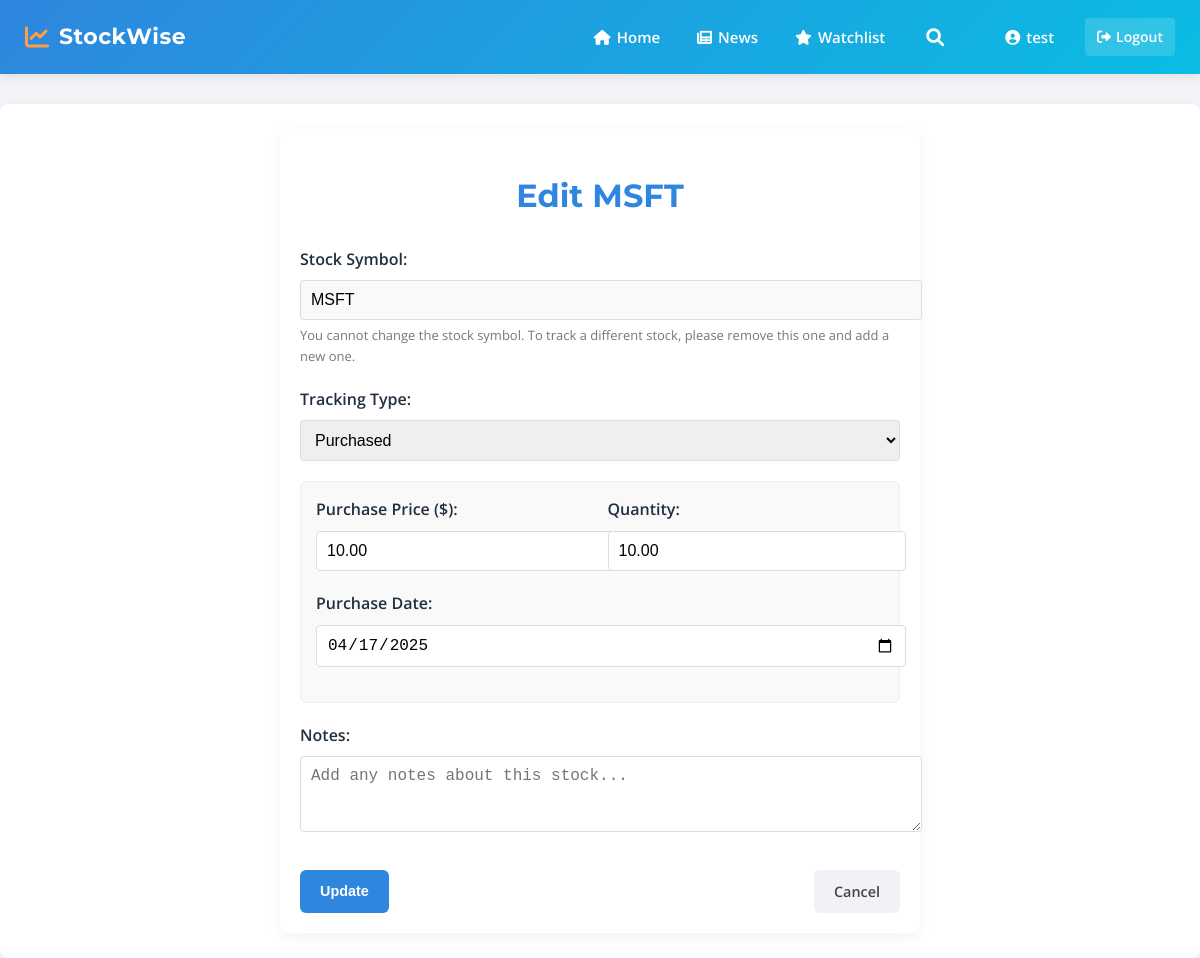
/watchlist/edit/5/ (signed in), run on the app's committed database.
### stocks/models.py (models this page shows, shortened)
class WatchlistItem(models.Model):
    TRACKING_TYPES = (
        ('TRACKING', 'Just Tracking'),
        ('PURCHASED', 'Purchased'),
    )
    watchlist = models.ForeignKey(Watchlist, on_delete=models.CASCADE, related_name='items')
    symbol = models.CharField(max_length=10)
    tracking_type = models.CharField(max_length=10, choices=TRACKING_TYPES, default='TRACKING')
    purchase_price = models.DecimalField(max_digits=10, decimal_places=2, null=True, blank=True)
    purchase_quantity = models.DecimalField(max_digits=10, decimal_places=2, null=True, blank=True)
    purchase_date = models.DateField(null=True, blank=True)
    last_price = models.DecimalField(max_digits=10, decimal_places=2, null=True, blank=True)
    last_price_check = models.DateTimeField(null=True, blank=True)
    notes = models.TextField(blank=True, null=True)
    created_at = models.DateTimeField(auto_now_add=True)
    updated_at = models.DateTimeField(auto_now=True)
    class Meta:
        unique_together = ('watchlist', 'symbol')
        ordering = ['-created_at']

### stocks/views.py (the view)
# urls.py: path('watchlist/edit/<int:item_id>/', views.edit_watchlist_item, name='edit_watchlist_item'),
@login_required
def edit_watchlist_item(request: HttpRequest, item_id: int):
    watchlist_item = get_object_or_404(WatchlistItem, id=item_id, watchlist__user=request.user)
    if request.method == 'POST':
        form = WatchlistItemForm(request.POST, instance=watchlist_item)
        if form.is_valid():
            form.save()
            messages.success(request, f"{watchlist_item.symbol} has been updated.")
            return redirect('watchlist')
        else:
            messages.error(request, "Please correct the errors below.")
    else:
        form = WatchlistItemForm(instance=watchlist_item)
    context = {
        'form': form,
        'item': watchlist_item,
    }
    return render(request, 'stocks/edit_watchlist_item.html', context)

### stocks/forms.py (shortened to what this page needs)
class WatchlistItemForm(forms.ModelForm):
    class Meta:
        model = WatchlistItem
        fields = ['symbol', 'tracking_type', 'purchase_price', 'purchase_quantity', 'purchase_date', 'notes']
        widgets = {
            'symbol': forms.TextInput(attrs={'class': 'form-control', 'placeholder': 'e.g., AAPL'}),
            'tracking_type': forms.Select(attrs={'class': 'form-control'}),
            'purchase_price': forms.NumberInput(attrs={'class': 'form-control', 'placeholder': 'e.g., 150.25', 'step': '0.01'}),
            'purchase_quantity': forms.NumberInput(attrs={'class': 'form-control', 'placeholder': 'e.g., 10', 'step': '0.01'}),
            'purchase_date': forms.DateInput(attrs={'class': 'form-control', 'type': 'date'}),
            'notes': forms.Textarea(attrs={'class': 'form-control', 'rows': 3, 'placeholder': 'Add any notes about this stock...'}),
        }
    def __init__(self, *args, **kwargs):
        super().__init__(*args, **kwargs)
        if not self.instance.pk and not self.initial.get('purchase_date'):
            self.initial['purchase_date'] = timezone.now().date()

### stocks/templates/stocks/edit_watchlist_item.html (shortened to what this page needs)
{% extends 'stocks/base.html' %}
{% block content %}
<div class="form-container">
    <h1>Edit {{ item.symbol }}</h1>
    <form method="post">
        <div class="form-group">
            <label for="{{ form.symbol.id_for_label }}">Stock Symbol:</label>
            {{ form.symbol }}
            <small class="form-text">You cannot change the stock symbol. To track a different stock, please remove this one and add a new one.</small>
        </div>
        <div class="form-group">
            <label for="{{ form.tracking_type.id_for_label }}">Tracking Type:</label>
            {{ form.tracking_type }}
        </div>
        <div id="purchase-fields" class="hidden-fields">
            <div class="form-row">
                <div class="form-group half">
                    <label for="{{ form.purchase_price.id_for_label }}">Purchase Price ($):</label>
                    {{ form.purchase_price }}
                </div>
                <div class="form-group half">
                    <label for="{{ form.purchase_quantity.id_for_label }}">Quantity:</label>
                    {{ form.purchase_quantity }}
                </div>
            </div>
            <div class="form-group">
                <label for="{{ form.purchase_date.id_for_label }}">Purchase Date:</label>
                {{ form.purchase_date }}
            </div>
        </div>
        <div class="form-group">
            <label for="{{ form.notes.id_for_label }}">Notes:</label>
            {{ form.notes }}
        </div>
        <div class="form-actions">
            <button type="submit" class="btn btn-primary">Update</button>
            <a href="{% url 'watchlist' %}" class="btn btn-secondary">Cancel</a>
        </div>
    </form>
</div>
{% endblock %}

### stocks/templates/stocks/base.html (shortened to what this page needs)
<!DOCTYPE html>
<html lang="en">
<head>
    <link rel="stylesheet" href="https://cdnjs.cloudflare.com/ajax/libs/font-awesome/6.0.0/css/all.min.css">
</head>
<body>
    <header>
        <div class="header-container">
            <a href="{% url 'home' %}" class="logo">
                <i class="fas fa-chart-line logo-icon"></i>
                <span class="logo-text">StockWise</span>
            </a>
            <div style="display: flex; align-items: center;">
                <nav class="nav-menu">
                    <a href="{% url 'home' %}" {% if request.resolver_match.url_name == 'home' %}class="active"{% endif %}>
                        <i class="fas fa-home"></i> Home
                    </a>
                    <a href="{% url 'stock_news' %}" {% if 'stock_news' in request.resolver_match.url_name %}class="active"{% endif %}>
                        <i class="fas fa-newspaper"></i> News
                    </a>
                    {% if user.is_authenticated %}
                    <a href="{% url 'watchlist' %}" {% if request.resolver_match.url_name == 'watchlist' %}class="active"{% endif %}>
                        <i class="fas fa-star"></i> Watchlist
                    </a>
                    {% endif %}
                </nav>
                <div class="header-search-container">
                    <button type="button" id="header-search-toggle" title="Search Stocks">
                        <i class="fas fa-search"></i>
                    </button>
                </div>
                <div class="auth-menu">
                    {% if user.is_authenticated %}
                        <a href="{% url 'account' %}" class="nav-username-link" title="Manage Account">
                            <i class="fas fa-user-circle"></i>
                            {{ user.username }}
                        </a>
                        <a href="{% url 'logout' %}" class="btn btn-logout" style="margin-left: 10px;">
                            <i class="fas fa-sign-out-alt"></i> Logout
                        </a>
                    {% endif %}
                </div>
            </div>
        </div>
    </header>
    <div class="container">
            {% block content %}{% endblock %}
    </div>
</body>
</html>

### stocks/templates/stocks/base.html (style rules this page uses)
:root { --primary-color: #2e86de; --secondary-color: #0abde3; --accent-color: #ff9f43; --dark-color: #222f3e; --light-color: #f5f6fa; --text-color: #333; --heading-font: 'Montserrat', sans-serif; --body-font: 'Open Sans', sans-serif; }
body { font-family: var(--body-font); line-height: 1.6; margin: 0; padding: 0; background-color: #f4f4f8; color: var(--text-color); }
.container { max-width: 1200px; margin: auto; background: #fff; padding: 25px; border-radius: 8px; box-shadow: 0 2px 10px rgba(0,0,0,0.05); }
h1, h2, h3 { font-family: var(--heading-font); color: var(--dark-color); font-weight: 700; }
header { background: linear-gradient(135deg, var(--primary-color), var(--secondary-color)); color: #fff; box-shadow: 0 2px 10px rgba(0,0,0,0.1); position: sticky; top: 0; z-index: 1000; padding: 0; margin-bottom: 30px; }
.header-container { display: flex; justify-content: space-between; align-items: center; padding: 15px 25px; max-width: 1200px; margin: 0 auto; }
.logo { display: flex; align-items: center; text-decoration: none; color: white; }
.logo-icon { font-size: 24px; margin-right: 10px; color: var(--accent-color); }
.logo-text { font-family: var(--heading-font); font-size: 22px; font-weight: 700; letter-spacing: 0.5px; }
.nav-menu { display: flex; gap: 5px; }
.nav-menu a { color: white; text-decoration: none; padding: 10px 16px; border-radius: 6px; font-weight: 600; font-size: 15px; transition: all 0.2s ease; display: flex; align-items: center; }
.nav-menu a i { margin-right: 6px; }
.btn { display: inline-block; padding: 8px 15px; font-size: 0.9em; font-weight: bold; text-align: center; text-decoration: none; border-radius: 4px; cursor: pointer; border: 1px solid transparent; transition: background-color 0.2s ease; }
.btn-secondary { color: #fff; background-color: #6c757d; border-color: #6c757d; }
.auth-menu { display: flex; align-items: center; margin-left: 20px; }
.auth-menu .btn { padding: 8px 12px; font-size: 14px; font-weight: 600; border-radius: 4px; transition: all 0.2s; display: flex; align-items: center; text-decoration: none; }
.auth-menu .btn i { margin-right: 5px; }
.btn-logout { background-color: rgba(255, 255, 255, 0.15); color: white; }
.nav-username-link { color: white; text-decoration: none; padding: 10px 16px; border-radius: 6px; font-weight: 600; font-size: 15px; transition: all 0.2s ease; display: flex; align-items: center; margin-right: 5px; }
.nav-username-link i { margin-right: 6px; }
.header-search-container { position: relative; margin: 0 15px; }
#header-search-toggle { background: none; border: none; color: white; font-size: 18px; cursor: pointer; padding: 10px; display: flex; align-items: center; }

### stocks/templates/stocks/edit_watchlist_item.html (style rules this page uses)
.form-container { max-width: 600px; margin: 0 auto; padding: 20px; background-color: white; border-radius: 10px; box-shadow: 0 4px 15px rgba(0,0,0,0.05); }
.form-container h1 { text-align: center; margin-bottom: 25px; color: var(--primary-color); }
.form-group { margin-bottom: 20px; }
.form-group label { display: block; margin-bottom: 8px; font-weight: 600; color: var(--dark-color); }
.form-text { display: block; font-size: 13px; color: #777; margin-top: 5px; }
.form-row { display: flex; gap: 15px; }
.half { width: 50%; }
.form-control { width: 100%; padding: 10px; border: 1px solid #ddd; border-radius: 4px; font-size: 16px; transition: border 0.2s; }
.form-actions { display: flex; justify-content: space-between; margin-top: 30px; }
.btn { padding: 10px 20px; border-radius: 6px; font-weight: 600; cursor: pointer; text-align: center; border: none; transition: all 0.2s; text-decoration: none; }
.btn-primary { background-color: var(--primary-color); color: white; }
.btn-secondary { background-color: #f1f2f6; color: #444; }
.hidden-fields { display: none; padding: 15px; background-color: #f9f9f9; border-radius: 6px; margin-bottom: 20px; border: 1px solid #eee; }
#id_symbol { background-color: #f8f9fa; cursor: not-allowed; }

### data on the page
WatchlistItem: symbol "MSFT", tracking_type "Purchased", purchase_price "10.00", purchase_quantity "10.00", purchase_date "04/17/2025"

### other printed values
{{ user.username }} "test"
